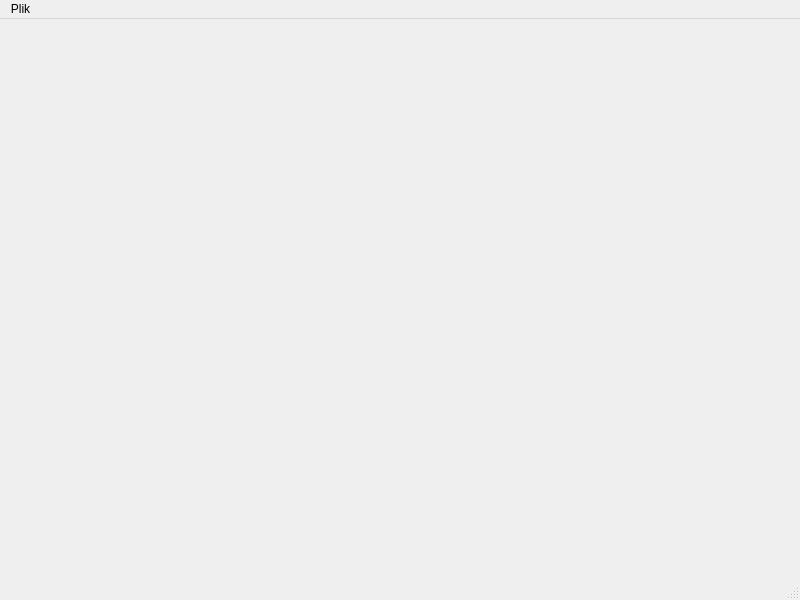
<?xml version="1.0" encoding="UTF-8"?>
<ui version="4.0">
 <class>PhotoWindow</class>
 <widget class="QMainWindow" name="PhotoWindow">
  <property name="geometry">
   <rect>
    <x>0</x>
    <y>0</y>
    <width>800</width>
    <height>600</height>
   </rect>
  </property>
  <property name="windowTitle">
   <string>MainWindow</string>
  </property>
  <widget class="QWidget" name="centralwidget">
   <layout class="QHBoxLayout" name="horizontalLayout">
    <item>
     <widget class="QLabel" name="imageLabel">
      <property name="text">
       <string/>
      </property>
     </widget>
    </item>
   </layout>
  </widget>
  <widget class="QMenuBar" name="menubar">
   <property name="geometry">
    <rect>
     <x>0</x>
     <y>0</y>
     <width>800</width>
     <height>25</height>
    </rect>
   </property>
   <widget class="QMenu" name="menuPlik">
    <property name="title">
     <string>Plik</string>
    </property>
    <addaction name="actionGeneruj_histogramy"/>
    <addaction name="separator"/>
   </widget>
   <addaction name="menuPlik"/>
  </widget>
  <widget class="QStatusBar" name="statusbar"/>
  <action name="actionGeneruj_histogramy">
   <property name="text">
    <string>Generuj histogramy</string>
   </property>
  </action>
 </widget>
 <resources/>
 <connections/>
</ui>
